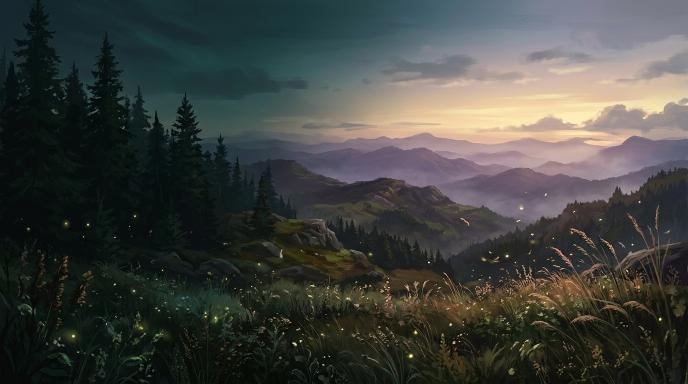
#> input picture docs/art/launcher-art.png, 1376 x 768 px (shown at 1/2 size)
$ python make_banner.py out.png
#> lines starting #> are read from the running program, lines starting #| are printed output that depends on the picture
# The front page's banner: the launcher's art, darkened toward the left, with the icon and the wordmark.
# usage: make_banner.py <out.png>
import os
import sys

from PIL import Image, ImageDraw, ImageFilter, ImageFont

HERE = os.path.dirname(os.path.abspath(__file__))
ROOT = os.path.dirname(os.path.dirname(HERE))
W, H = 1600, 480
GOLD = (232, 214, 160)
MOSS = (190, 226, 84)


def font(size):
    return ImageFont.truetype(os.path.join(ROOT, 'third_party', 'fonts', 'CinzelDecorative', 'CinzelDecorative-Bold.ttf'), size)


art = Image.open(os.path.join(HERE, 'launcher-art.png')).convert('RGB')
#> art is the input picture: PIL image 1376x768 RGB; mean R, G, B 64.5, 67, 63.2
k = max(W / art.width, H / art.height)
#> k = 1.16
art = art.resize((round(art.width * k), round(art.height * k)), Image.LANCZOS)
#> art: PIL image 1600x893 RGB
x, y = (art.width - W) // 2, (art.height - H) // 2
#> x = 0; y = 206
art = art.crop((x, y, x + W, y + H))
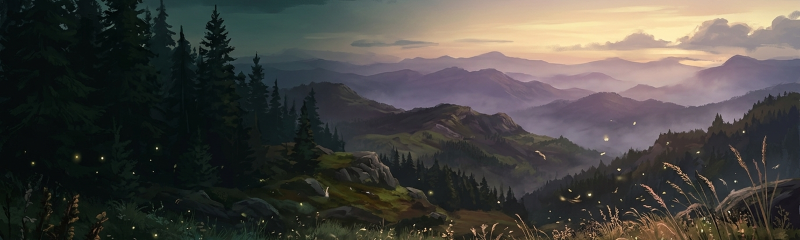
#> art: PIL image 1600x480 RGB (shown at 1/2 size); mean R, G, B 72.4, 70.2, 66.1

# dark on the left for the title, opening up to the art on the right
shade = Image.new('L', (W, H))
#> shade: PIL image 1600x480 L; every value is 0
px = shade.load()
for i in range(W):
    a = int(225 * max(0.0, min(1.0, 1.15 - i / (W * 0.72))))
    for j in range(H):
        px[i, j] = a
base = Image.composite(Image.new('RGB', (W, H), (10, 14, 12)), art, shade)
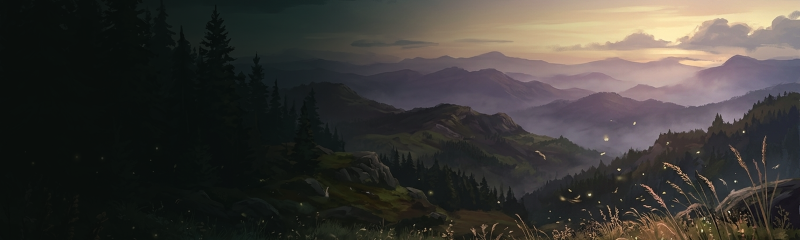
#> base: PIL image 1600x480 RGB (shown at 1/2 size); mean R, G, B 61.2, 58.4, 54.6

#> (the run stopped early here; a loop or call above may not have finished)
